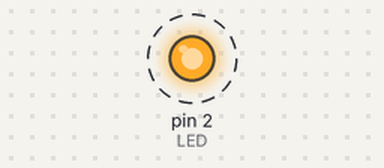
The sketch below on a simulated Arduino Uno, built with avr-gcc and run on an emulated ATmega328P. Shown: output pins drawn as LEDs (lit = HIGH). Dashed ring = blinking.

Above: at 0.1 s.
Timing chart, 0 to 3.0 s (numbered marks = the images above):
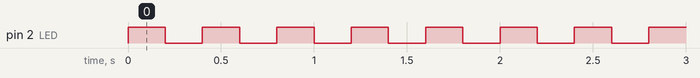

The sketch:

Master_SLAVE.ino
```cpp
#include <Wire.h>;
int LED = 2;
int x = 0;

void setup() {
  // Define el pin LED como salida
  pinMode(LED, OUTPUT);
  Wire.begin(9);                 // Arrancar el bus I2C como esclavo en la dirección 9
  Wire.onReceive(receiveEvent);  // Conecta una función para disparar cuando se recibe algo.
}

void receiveEvent(int bytes) {
  x = Wire.read();  // leer un carácter del I2C
}

void loop() {
  // Si el valor recibido es 0, el LED parpadea durante 200 ms.
  if (x == 0) {
    digitalWrite(LED, HIGH);
    delay(200);
    digitalWrite(LED, LOW);
    delay(200);
  }
  // Si el valor recibido es 3, el LED parpadea durante 400 ms.
  if (x == 3) {
    digitalWrite(LED, HIGH);
    delay(400);
    digitalWrite(LED, LOW);
    delay(400);
  }
}
```

Measured:
- by itself, pin 2 (LED): alternates HIGH for 0.20 s and LOW for 0.20 s
